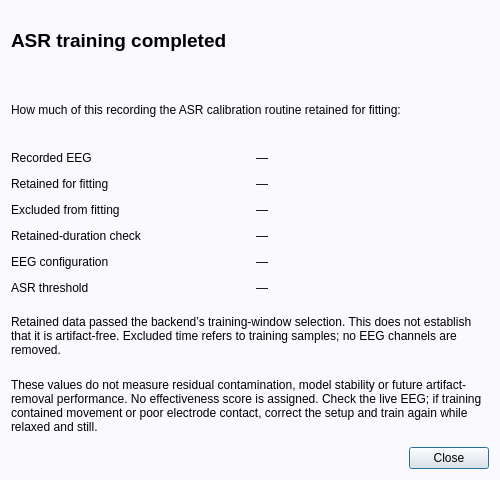
<?xml version='1.0' encoding='UTF-8'?>
<ui version="4.0">
 <class>ASRTrainingReport</class>
 <widget class="QDialog" name="ASRTrainingReport">
  <property name="windowTitle">
   <string>ASR training report</string>
  </property>
  <layout class="QVBoxLayout" name="reportLayout">
   <property name="spacing">
    <number>12</number>
   </property>
   <item>
    <widget class="QLabel" name="reportTitle">
     <property name="text">
      <string>ASR training completed</string>
     </property>
     <property name="wordWrap">
      <bool>true</bool>
     </property>
    </widget>
   </item>
   <item>
    <widget class="QLabel" name="reportIntro">
     <property name="text">
      <string>How much of this recording the ASR calibration routine retained for fitting:</string>
     </property>
     <property name="wordWrap">
      <bool>true</bool>
     </property>
    </widget>
   </item>
   <item>
    <layout class="QGridLayout" name="reportMeasures">
     <item row="0" column="0">
      <widget class="QLabel" name="recordedLabel">
       <property name="text">
        <string>Recorded EEG</string>
       </property>
       <property name="wordWrap">
        <bool>true</bool>
       </property>
      </widget>
     </item>
     <item row="0" column="1">
      <widget class="QLabel" name="recordedValue">
       <property name="text">
        <string>—</string>
       </property>
       <property name="wordWrap">
        <bool>true</bool>
       </property>
      </widget>
     </item>
     <item row="1" column="0">
      <widget class="QLabel" name="retainedLabel">
       <property name="text">
        <string>Retained for fitting</string>
       </property>
       <property name="wordWrap">
        <bool>true</bool>
       </property>
      </widget>
     </item>
     <item row="1" column="1">
      <widget class="QLabel" name="retainedValue">
       <property name="text">
        <string>—</string>
       </property>
       <property name="wordWrap">
        <bool>true</bool>
       </property>
      </widget>
     </item>
     <item row="2" column="0">
      <widget class="QLabel" name="excludedLabel">
       <property name="text">
        <string>Excluded from fitting</string>
       </property>
       <property name="wordWrap">
        <bool>true</bool>
       </property>
      </widget>
     </item>
     <item row="2" column="1">
      <widget class="QLabel" name="excludedValue">
       <property name="text">
        <string>—</string>
       </property>
       <property name="wordWrap">
        <bool>true</bool>
       </property>
      </widget>
     </item>
     <item row="3" column="0">
      <widget class="QLabel" name="minimumLabel">
       <property name="text">
        <string>Retained-duration check</string>
       </property>
       <property name="wordWrap">
        <bool>true</bool>
       </property>
      </widget>
     </item>
     <item row="3" column="1">
      <widget class="QLabel" name="minimumValue">
       <property name="text">
        <string>—</string>
       </property>
       <property name="wordWrap">
        <bool>true</bool>
       </property>
      </widget>
     </item>
     <item row="4" column="0">
      <widget class="QLabel" name="channelsLabel">
       <property name="text">
        <string>EEG configuration</string>
       </property>
       <property name="wordWrap">
        <bool>true</bool>
       </property>
      </widget>
     </item>
     <item row="4" column="1">
      <widget class="QLabel" name="channelsValue">
       <property name="text">
        <string>—</string>
       </property>
       <property name="wordWrap">
        <bool>true</bool>
       </property>
      </widget>
     </item>
     <item row="5" column="0">
      <widget class="QLabel" name="thresholdLabel">
       <property name="text">
        <string>ASR threshold</string>
       </property>
       <property name="wordWrap">
        <bool>true</bool>
       </property>
      </widget>
     </item>
     <item row="5" column="1">
      <widget class="QLabel" name="thresholdValue">
       <property name="text">
        <string>—</string>
       </property>
       <property name="wordWrap">
        <bool>true</bool>
       </property>
      </widget>
     </item>
    </layout>
   </item>
   <item>
    <widget class="QLabel" name="reportMeaning">
     <property name="text">
      <string>Retained data passed the backend’s training-window selection. This does not establish that it is artifact-free. Excluded time refers to training samples; no EEG channels are removed.</string>
     </property>
     <property name="wordWrap">
      <bool>true</bool>
     </property>
    </widget>
   </item>
   <item>
    <widget class="QLabel" name="reportLimits">
     <property name="text">
      <string>These values do not measure residual contamination, model stability or future artifact-removal performance. No effectiveness score is assigned. Check the live EEG; if training contained movement or poor electrode contact, correct the setup and train again while relaxed and still.</string>
     </property>
     <property name="wordWrap">
      <bool>true</bool>
     </property>
    </widget>
   </item>
   <item>
    <widget class="QDialogButtonBox" name="reportButtons">
     <property name="standardButtons">
      <set>QDialogButtonBox::Close</set>
     </property>
    </widget>
   </item>
  </layout>
  <property name="geometry">
   <rect>
    <x>0</x>
    <y>0</y>
    <width>500</width>
    <height>480</height>
   </rect>
  </property>
  <property name="styleSheet">
   <string>QDialog#ASRTrainingReport { background: #fafafe; } QLabel#reportTitle { font-size: 14pt; font-weight: 600; }</string>
  </property>
 </widget>
 <resources />
 <connections>
  <connection>
   <sender>reportButtons</sender>
   <signal>rejected()</signal>
   <receiver>ASRTrainingReport</receiver>
   <slot>reject()</slot>
  </connection>
 </connections>
</ui>
